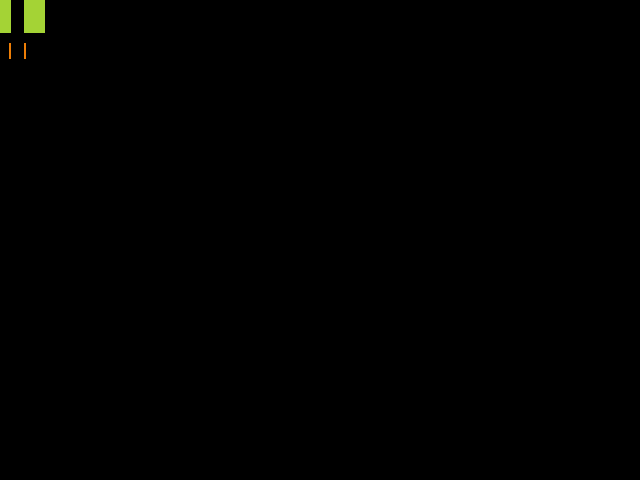
Frame 1 (no input)
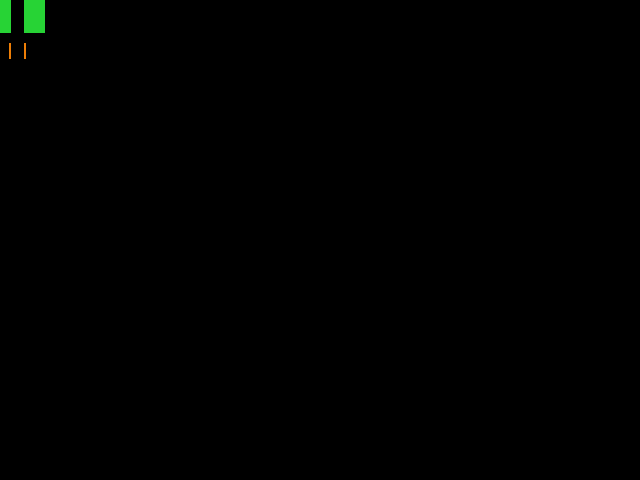
Frame 60 (the mouse pressed at the canvas centre just before this capture)
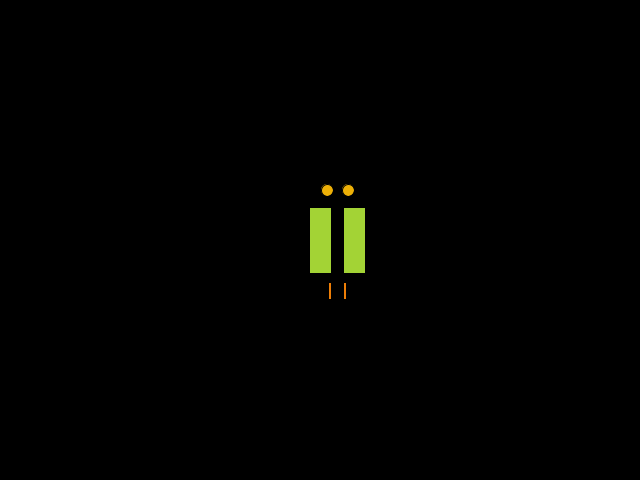
Frame 120 (the mouse held since frame 60 and released just before this capture)

The Processing sketch that drew these frames (run headless with seeded random() and noise(); from frame 60 on, the mouse is pressed at the canvas centre):

// Processing sketch: processing_49121
// ── processing_49121.pde

//Michelle Frappier
//ART 479
//Christian Schmidt
//Critter 1

float x = 300;
float y = 250;
float w = 22;
float h = 66;
float eyeSize = 12;

float r;

void setup() {
  size(640, 480);
  frameRate(30);
  smooth();
  
  rectMode(CENTER);
  ellipseMode(CENTER);
}

//Quiggle Body
void draw() {
  r = random(255);
  
  background(0);
  fill(r, 211, 53);
  rect(mouseX, mouseY, w, h);
  rect(mouseX + 34, mouseY, w, h);

//Quiggle Eyes
  fill(237, 176, 7);
  ellipse(mouseX + 7, mouseY - 50, eyeSize, eyeSize);
  ellipse(mouseX + 28, mouseY - 50, eyeSize, eyeSize);

//Quiggle Legs
  stroke(0);
  fill(237, 126, 7);
  rect(mouseX + 10, mouseY + 51, w/8, h/4);
  rect(mouseX + 25, mouseY + 51, w/8, h/4);
  }
